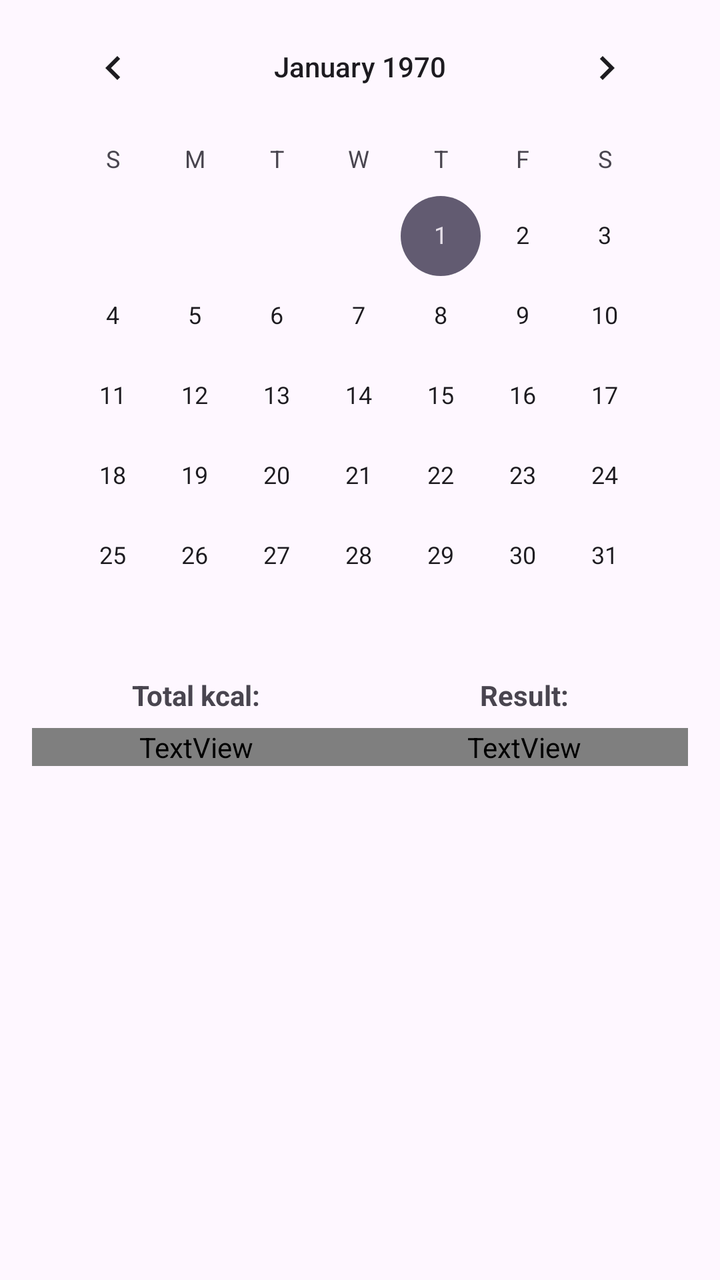
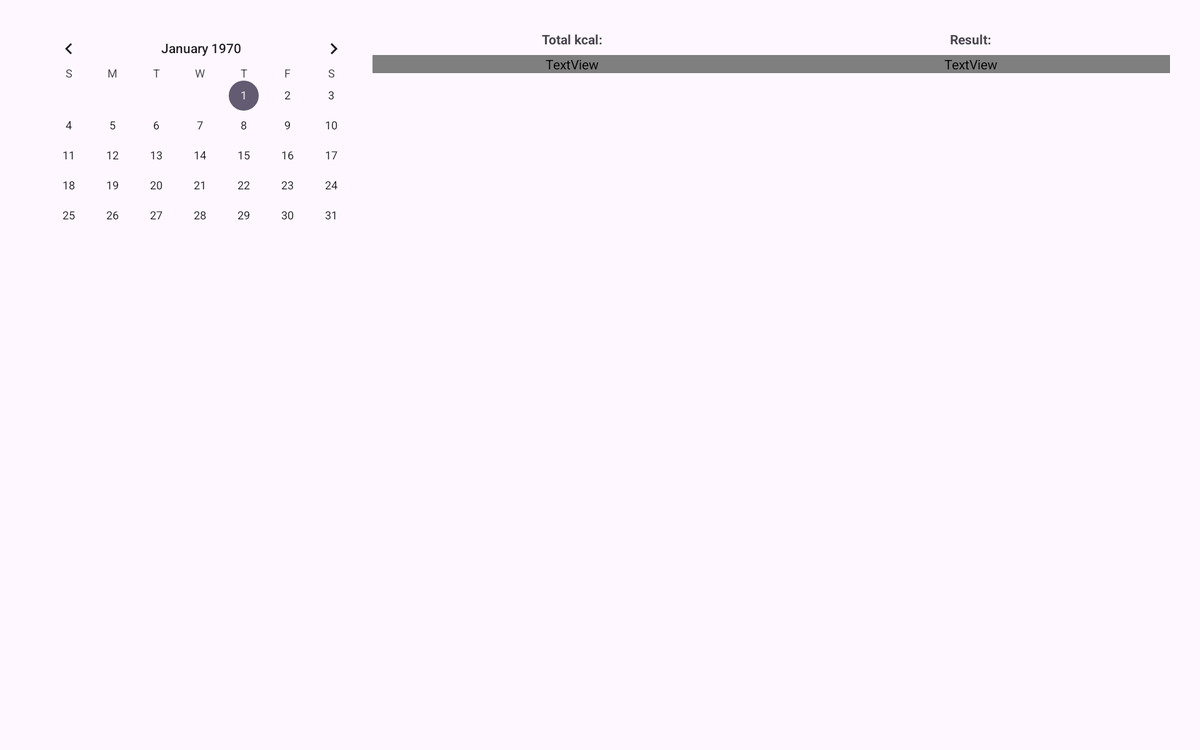

One screen, two layout resources from the same app: the default and the repository's alternative for another configuration. Each is rendered where Android would select it; the XML of both is given below.
<!-- AndroidManifest.xml: application theme Theme.CalorieTracker -->
<!-- res/layout/fragment_history.xml -->
<?xml version="1.0" encoding="utf-8"?>
<androidx.constraintlayout.widget.ConstraintLayout xmlns:android="http://schemas.android.com/apk/res/android"
    xmlns:app="http://schemas.android.com/apk/res-auto"
    xmlns:tools="http://schemas.android.com/tools"
    android:layout_width="match_parent"
    android:layout_height="match_parent"
    tools:context=".ui.history.HistoryFragment">

    <LinearLayout
        android:layout_width="match_parent"
        android:layout_height="match_parent"
        android:layout_marginStart="16dp"
        android:layout_marginEnd="16dp"
        android:layout_marginBottom="16dp"
        android:orientation="vertical"
        android:weightSum="1"
        app:layout_constraintBottom_toBottomOf="parent"
        app:layout_constraintEnd_toEndOf="parent"
        app:layout_constraintStart_toStartOf="parent"
        app:layout_constraintTop_toTopOf="parent">

        <CalendarView
            android:id="@+id/calendar_layout"
            android:layout_width="match_parent"
            android:layout_height="wrap_content" />

        <LinearLayout
            android:layout_width="match_parent"
            android:layout_height="wrap_content"
            android:orientation="vertical"
            android:weightSum="1">

            <LinearLayout
                android:layout_width="match_parent"
                android:layout_height="wrap_content"
                android:layout_weight="0.5"
                android:orientation="horizontal"
                android:weightSum="1">

                <TextView
                    android:layout_width="match_parent"
                    android:layout_height="wrap_content"
                    android:layout_weight="0.5"
                    android:text="@string/text_sumcal"
                    android:textAlignment="center"
                    android:textStyle="bold" />

                <TextView
                    android:layout_width="match_parent"
                    android:layout_height="wrap_content"
                    android:layout_weight="0.5"
                    android:text="@string/text_result"
                    android:textAlignment="center"
                    android:textStyle="bold" />
            </LinearLayout>

            <LinearLayout
                android:layout_width="match_parent"
                android:layout_height="wrap_content"
                android:layout_marginTop="7dp"
                android:layout_weight="0.5"
                android:weightSum="1">

                <TextView
                    android:id="@+id/sum_chose_day"
                    android:layout_width="0dp"
                    android:layout_height="wrap_content"
                    android:layout_weight="0.5"
                    android:text="@string/sum_chose_day"
                    android:textAlignment="center"
                    android:textColor="@color/common_google_signin_btn_text_dark_focused"
                    android:textStyle="bold" />

                <TextView
                    android:id="@+id/result_chose_day"
                    android:layout_width="0dp"
                    android:layout_height="wrap_content"
                    android:layout_weight="0.5"
                    android:text="@string/result_chose_day"
                    android:textAlignment="center"
                    android:textColor="@color/common_google_signin_btn_text_dark_focused"
                    android:textStyle="bold" />
            </LinearLayout>
        </LinearLayout>

        <androidx.recyclerview.widget.RecyclerView
            android:id="@+id/list_of_date_layout"
            android:layout_width="match_parent"
            android:layout_height="wrap_content"
            android:layout_marginTop="10dp" />
    </LinearLayout>

</androidx.constraintlayout.widget.ConstraintLayout>
<!-- resources referenced by this layout -->
<resources>
  <string name="result_chose_day">UNDEFINED</string>
  <string name="sum_chose_day">0</string>
  <string name="text_result">Result:</string>
  <string name="text_sumcal">Total kcal:</string>
  <style name="Theme.CalorieTracker" parent="Theme.Material3.DayNight.NoActionBar" />
</resources>
<!-- res/layout-w1240dp/fragment_history.xml (the repository's variant of the layout above) -->
<!-- drawn on a large tablet held sideways -->
<?xml version="1.0" encoding="utf-8"?>
<androidx.constraintlayout.widget.ConstraintLayout xmlns:android="http://schemas.android.com/apk/res/android"
    xmlns:app="http://schemas.android.com/apk/res-auto"
    xmlns:tools="http://schemas.android.com/tools"
    android:layout_width="match_parent"
    android:layout_height="match_parent"
    tools:context=".ui.history.HistoryFragment">

    <LinearLayout
        android:layout_width="match_parent"
        android:layout_height="match_parent"
        android:layout_marginStart="32dp"
        android:layout_marginTop="32dp"
        android:layout_marginEnd="32dp"
        android:layout_marginBottom="32dp"
        android:orientation="horizontal"
        android:weightSum="1"
        app:layout_constraintBottom_toBottomOf="parent"
        app:layout_constraintEnd_toEndOf="parent"
        app:layout_constraintStart_toStartOf="parent"
        app:layout_constraintTop_toTopOf="parent">

        <CalendarView
            android:id="@+id/calendar_layout"
            android:layout_width="match_parent"
            android:layout_height="match_parent"
            android:layout_weight="0.7" />

        <LinearLayout
            android:layout_width="match_parent"
            android:layout_height="match_parent"
            android:layout_weight="0.3"
            android:orientation="vertical">

            <LinearLayout
                android:layout_width="match_parent"
                android:layout_height="wrap_content"
                android:orientation="vertical"
                android:weightSum="1">

                <LinearLayout
                    android:layout_width="match_parent"
                    android:layout_height="wrap_content"
                    android:layout_weight="0.5"
                    android:orientation="horizontal"
                    android:weightSum="1">

                    <TextView
                        android:layout_width="match_parent"
                        android:layout_height="wrap_content"
                        android:layout_weight="0.5"
                        android:text="@string/text_sumcal"
                        android:textAlignment="center"
                        android:textStyle="bold" />

                    <TextView
                        android:layout_width="match_parent"
                        android:layout_height="wrap_content"
                        android:layout_weight="0.5"
                        android:text="@string/text_result"
                        android:textAlignment="center"
                        android:textStyle="bold" />
                </LinearLayout>

                <LinearLayout
                    android:layout_width="match_parent"
                    android:layout_height="wrap_content"
                    android:layout_marginTop="7dp"
                    android:layout_weight="0.5"
                    android:weightSum="1">

                    <TextView
                        android:id="@+id/sum_chose_day"
                        android:layout_width="0dp"
                        android:layout_height="wrap_content"
                        android:layout_weight="0.5"
                        android:text="@string/sum_chose_day"
                        android:textAlignment="center"
                        android:textColor="@color/common_google_signin_btn_text_dark_focused"
                        android:textStyle="bold" />

                    <TextView
                        android:id="@+id/result_chose_day"
                        android:layout_width="0dp"
                        android:layout_height="wrap_content"
                        android:layout_weight="0.5"
                        android:text="@string/result_chose_day"
                        android:textAlignment="center"
                        android:textColor="@color/common_google_signin_btn_text_dark_focused"
                        android:textStyle="bold" />
                </LinearLayout>
            </LinearLayout>

            <androidx.recyclerview.widget.RecyclerView
                android:id="@+id/list_of_date_layout"
                android:layout_width="match_parent"
                android:layout_height="wrap_content"
                android:layout_marginTop="10dp" />
        </LinearLayout>

    </LinearLayout>

</androidx.constraintlayout.widget.ConstraintLayout>
